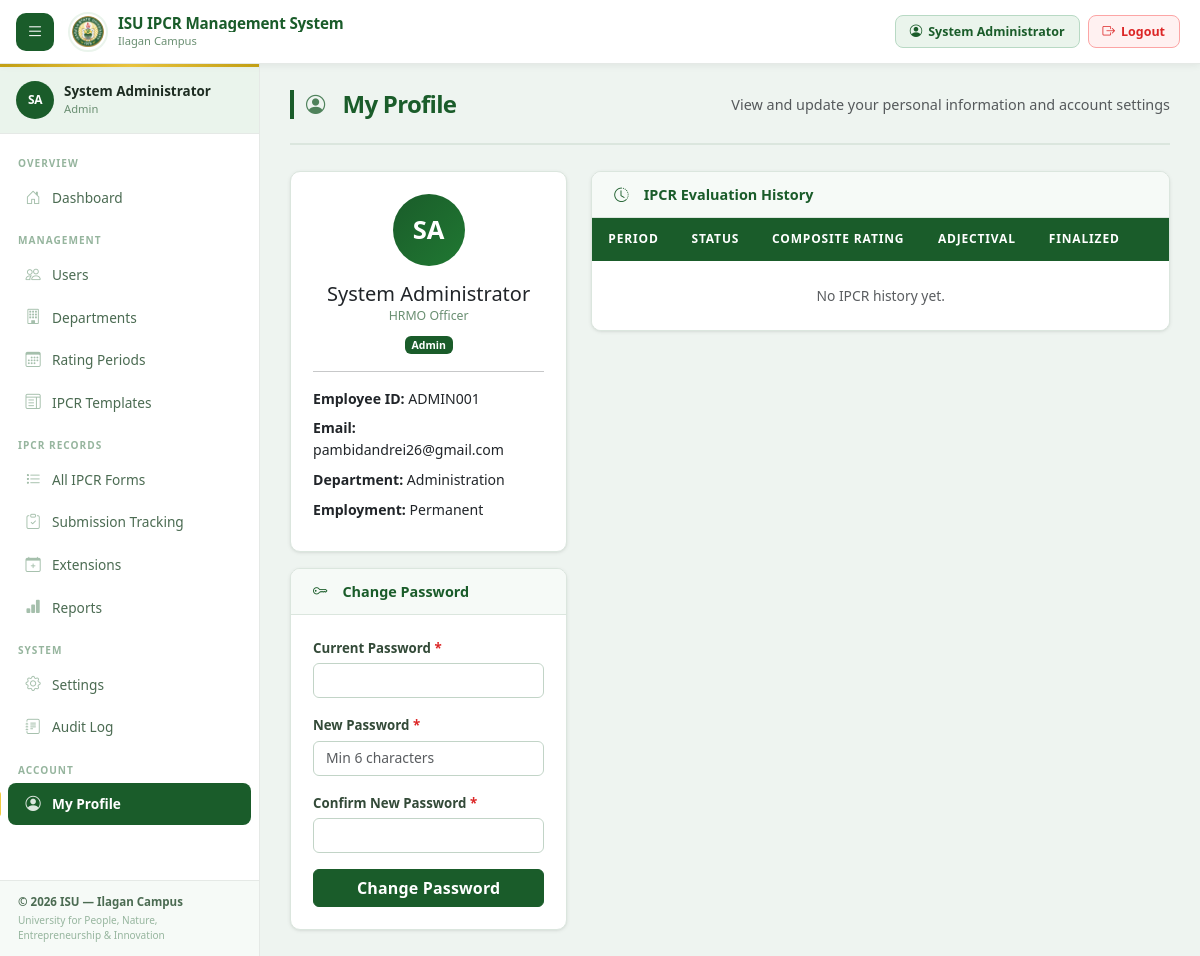
The app's page /profile.php (signed in) with its own data.
### tables this page shows
CREATE TABLE `users` (
  `id` int(11) NOT NULL,
  `employee_id` varchar(50) NOT NULL,
  `first_name` varchar(100) NOT NULL,
  `middle_name` varchar(100) DEFAULT '',
  `last_name` varchar(100) NOT NULL,
  `suffix` varchar(20) DEFAULT '',
  `email` varchar(255) DEFAULT NULL COMMENT 'ISU institutional email',
  `personal_email` varchar(255) DEFAULT NULL COMMENT 'Personal email for password recovery',
  `password_hash` varchar(255) NOT NULL,
  `role` enum('faculty','dean','admin','secretary') NOT NULL DEFAULT 'faculty',
  `department` varchar(200) DEFAULT NULL,
  `college` varchar(200) DEFAULT NULL,
  `position` varchar(200) DEFAULT NULL,
  `employment_status` enum('permanent','temporary','contractual','part-time') DEFAULT 'permanent',
  `assigned_dean_id` int(11) DEFAULT NULL,
  `is_active` tinyint(1) DEFAULT 1,
  `failed_attempts` int(11) DEFAULT 0,
  `lockout_until` datetime DEFAULT NULL,
  `last_login` datetime DEFAULT NULL,
  `created_at` timestamp NOT NULL DEFAULT current_timestamp(),
  `updated_at` timestamp NOT NULL DEFAULT current_timestamp() ON UPDATE current_timestamp(),
  `pending_approvals` int(11) DEFAULT 0
);

### config/auth.php (called while the page is built, shortened)
<?php
function getCurrentUser(): ?array {
    $db = getDB();
    $st = $db->prepare("SELECT * FROM users WHERE id = ? AND is_active = 1");
    $st->execute([$_SESSION['user_id']]);
    return $st->fetch() ?: null;
}
function fullName(array $user): string {
    $parts = array_filter([
        $user['first_name'] ?? '',
        $user['middle_name'] ? ($user['middle_name'][0] . '.') : '',
        $user['last_name']  ?? '',
        $user['suffix']     ?? '',
    ]);
    return implode(' ', $parts);
}
function getInitials(string $name): string {
    $words = array_filter(explode(' ', $name));
    $initials = '';
    foreach (array_slice($words, 0, 2) as $w) $initials .= strtoupper($w[0]);
    return $initials ?: '?';
}
function h(mixed $val): string {
    return htmlspecialchars((string)($val ?? ''), ENT_QUOTES, 'UTF-8');
}

### profile.php (the view, shortened to what this page needs)
<?php
require_once __DIR__ . '/includes/header.php';
$db  = getDB();
$myForms = $db->prepare("
    SELECT f.*, p.name as period_name
    FROM ipcr_forms f JOIN rating_periods p ON f.period_id=p.id
    WHERE f.user_id=? ORDER BY f.created_at DESC
");
$myForms->execute([$currentUserId]);
$myForms = $myForms->fetchAll();
?>
<div class="page-header">
  <h1><i class="bi bi-person-circle me-2"></i>My Profile</h1>
  <p class="text-muted mb-0 mt-1" style="font-size: 0.9rem;">View and update your personal information and account settings</p>
</div>
<div class="row g-4">
  <div class="col-lg-4">
    <div class="card mb-3">
      <div class="card-body text-center">
        <div class="topbar-avatar mx-auto mb-3" style="width:72px;height:72px;font-size:1.6rem">
          <?= h(getInitials($_SESSION['name'])) ?>
        </div>
        <h5 class="mb-0"><?= h(fullName($currentUser)) ?></h5>
        <div class="text-muted-sm mb-2"><?= h($currentUser['position'] ?? '') ?></div>
        <span class="badge bg-primary"><?= h(ucfirst($currentRole)) ?></span>
        <hr>
        <div class="text-start" style="font-size:.88rem">
          <div class="mb-2"><strong>Employee ID:</strong> <?= h($currentUser['employee_id']) ?></div>
          <div class="mb-2"><strong>Email:</strong> <?= h($currentUser['email'] ?? '—') ?></div>
          <div class="mb-2"><strong>Department:</strong> <?= h($currentUser['department'] ?? '—') ?></div>
          <div class="mb-2"><strong>Employment:</strong> <?= h(ucfirst($currentUser['employment_status'] ?? '—')) ?></div>
        </div>
      </div>
    </div>
    <div class="card">
      <div class="card-header"><h6><i class="bi bi-key me-2"></i>Change Password</h6></div>
      <div class="card-body">
        <form method="POST">
          <div class="mb-3">
            <label class="form-label">Current Password <span class="required-star">*</span></label>
            <input type="password" class="form-control" name="current_password" required>
          </div>
          <div class="mb-3">
            <label class="form-label">New Password <span class="required-star">*</span></label>
            <input type="password" class="form-control" name="new_password" required minlength="6" placeholder="Min 6 characters">
          </div>
          <div class="mb-3">
            <label class="form-label">Confirm New Password <span class="required-star">*</span></label>
            <input type="password" class="form-control" name="confirm_password" required>
          </div>
          <button class="btn btn-primary w-100">Change Password</button>
        </form>
      </div>
    </div>
  </div>
  <div class="col-lg-8">
    <div class="card">
      <div class="card-header"><h6><i class="bi bi-clock-history me-2"></i>IPCR Evaluation History</h6></div>
      <div class="table-responsive">
        <table class="ipcr-table">
          <thead><tr><th>Period</th><th>Status</th><th>Composite Rating</th><th>Adjectival</th><th>Finalized</th><th></th></tr></thead>
          <tbody>
            <?php if(!$myForms): ?>
            <tr><td colspan="6" class="text-center text-muted py-4">No IPCR history yet.</td></tr>
            <?php endif; ?>
          </tbody>
        </table>
      </div>
    </div>
  </div>
</div>
<?php require_once __DIR__ . '/includes/footer.php'; ?>

### assets/css/main.css (style rules this page uses)
:root { --primary: #1a5c2a; --primary-dark: #0e3d1a; --primary-light: #207832; --primary-xlight: #eaf4ec; --primary-hover: #1a6b2e; --accent: #c8a415; --accent-light: #f0c940; --accent-bg: #fdf9e8; --success: #16a34a; --warning: #d97706; --danger: #dc2626; --info: #0369a1; --white: #ffffff; --gray-50: #f6faf7; --gray-100: #eef4f0; --gray-200: #dbe6de; --gray-300: #c2d4c7; --gray-400: #96b59e; --gray-500: #6a8f72; --gray-600: #4b6b52; --gray-700: #334a38; --gray-800: #1e2d22; --sidebar-w: 272px; --navbar-h: 62px; --border-r: 10px; --border-r-sm: 6px; --border-r-lg: 14px; --shadow-xs: 0 1px 2px rgba(0,0,0,.05); --shadow-sm: 0 1px 4px rgba(0,0,0,.07), 0 1px 2px rgba(0,0,0,.04); --shadow-md: 0 4px 16px rgba(0,0,0,.09), 0 2px 6px rgba(0,0,0,.05); --shadow-lg: 0 8px 32px rgba(0,0,0,.13), 0 4px 12px rgba(0,0,0,.07); --transition: all .18s ease; }
*, *::before, *::after { box-sizing: border-box; }
body { font-family: 'Segoe UI', system-ui, -apple-system, sans-serif; font-size: 14px; color: var(--gray-800); background: var(--gray-100); min-height: 100vh; margin: 0; line-height: 1.55; -webkit-font-smoothing: antialiased; }
.topbar-avatar { width: 32px; height: 32px; border-radius: 50%; background: linear-gradient(135deg, var(--primary), var(--primary-light)); color: #fff; display: flex; align-items: center; justify-content: center; font-size: .72rem; font-weight: 700; flex-shrink: 0; box-shadow: 0 0 0 2px rgba(255,255,255,.8); }
.page-header { margin-bottom: 26px; display: flex; align-items: flex-start; justify-content: space-between; gap: 16px; flex-wrap: wrap; padding-bottom: 20px; border-bottom: 2px solid var(--gray-200); }
.page-header h1 { font-size: 1.4rem; font-weight: 800; color: var(--primary); margin: 0 0 5px; letter-spacing: -.03em; display: flex; align-items: center; gap: 10px; }
.page-header h1 i { font-size: 1.2rem; opacity: .75; }
.card { background: #fff; border: 1px solid var(--gray-200); border-radius: var(--border-r); box-shadow: var(--shadow-sm); overflow: hidden; }
.card-header { padding: 14px 22px; border-bottom: 1px solid var(--gray-200); display: flex; align-items: center; justify-content: space-between; gap: 12px; background: var(--gray-50); }
.card-header h5, .card-header h6 { margin: 0; font-weight: 700; color: var(--primary); font-size: .9rem; display: flex; align-items: center; gap: 7px; }
.card-body { padding: 22px; }
.ipcr-table { width: 100%; border-collapse: collapse; background: #fff; }
.ipcr-table thead tr { background: var(--primary); }
.ipcr-table th { color: #ffffff !important; font-size: .75rem; font-weight: 700; text-transform: uppercase; letter-spacing: .07em; padding: 12px 16px; border: none; white-space: nowrap; }
.ipcr-table td { padding: 11px 16px; border-bottom: 1px solid var(--gray-100); vertical-align: middle; font-size: .865rem; color: var(--gray-800); }
.ipcr-table tbody tr:last-child td { border-bottom: none; }
.ipcr-table tbody tr { transition: background .12s ease; }
.btn-primary { background-color: var(--primary) !important; border-color: var(--primary) !important; font-weight: 600 !important; letter-spacing: .01em; }
.badge.bg-primary { background: var(--primary) !important; }
.form-label { font-size: .83rem; font-weight: 600; color: var(--gray-700); margin-bottom: 5px; }
.form-control, .form-select { border-color: var(--gray-300); font-size: .87rem; border-radius: var(--border-r-sm); transition: var(--transition); }
.required-star { color: var(--danger); }
.text-muted-sm { font-size: .77rem; color: var(--gray-500); }

### includes/header.php (style rules this page uses)
:root { --topbar-h: 64px; --sidebar-w: 260px; }
.page-header h1 { font-size: 1.5rem; font-weight: 800; color: var(--primary); margin: 0 0 4px; padding-left: 12px; border-left: 4px solid var(--primary); letter-spacing: -.03em; }

### records on screen
users: position "HRMO Officer", employee "ADMIN001", email "pambidandrei26@gmail.com", department "Administration", employment_status "Permanent"

### other values on screen
$_SESSION['name'] "System Administrator"
getInitials($_SESSION['name']) "SA"
$currentRole "Admin"
fullName($currentUser) "System Administrator"
